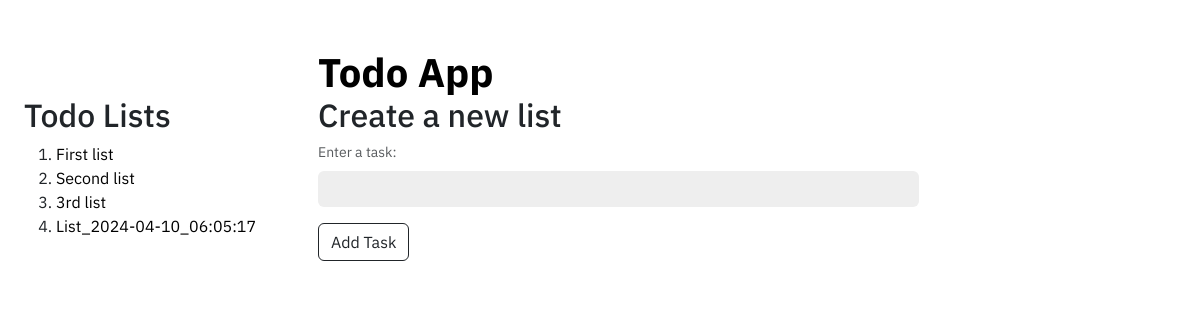
The page /home (signed in) on the database as committed earlier.
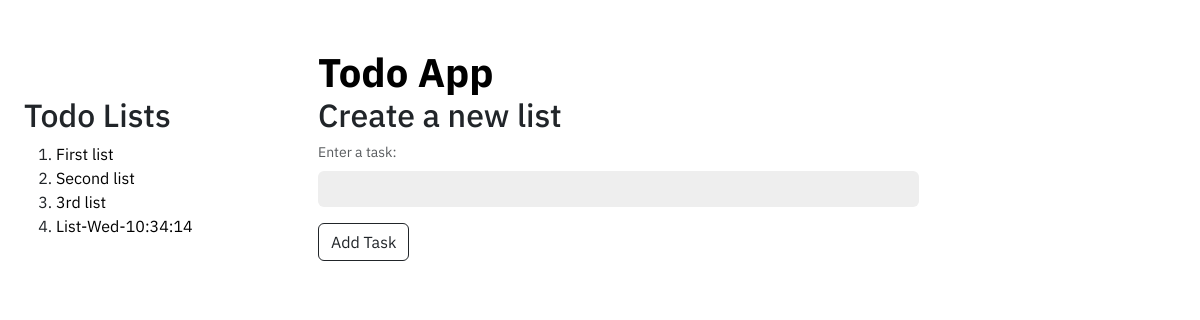
The same page on the database as committed later.
### main.py (models this page shows)
class TodoList(db.Model):
    id: Mapped[int] = mapped_column(primary_key=True)
    list: Mapped[str] = mapped_column(unique=True)
    todo_tasks: Mapped[str] = relationship("TodoTask", back_populates="todolist")
    list_user: Mapped[str] = relationship("User", back_populates="user_list")
    list_user_id: Mapped[str] = mapped_column(ForeignKey("user.id"))

### main.py (the view, shortened to what this page needs)
@app.route('/home', methods=["GET", "POST"])
def index():
    form = TaskForm()
    user = db.session.execute(db.select(User).where(User.id == current_user.id)).scalar()
    list_db = db.session.execute(db.select(TodoList).where(TodoList.list_user_id == user.id)).scalars()
    task_db = db.session.execute(db.select(TodoTask).order_by(TodoTask.id)).scalars()
    return render_template('index.html', list_db=list_db, form=form, logged_in=current_user.is_authenticated)

### main.py
class TaskForm(FlaskForm):
    new_task = StringField(label="Enter a task:", validators=[input_required()], render_kw={"placeholder": "", "class": "form-control mb-3"})
    submit = SubmitField(label="Add Task", render_kw={"class": "btn btn-outline-dark"})

### main.py (called while the page is built)
@login_manager.user_loader
def load_user(user_id):
    return db.session.execute(db.select(User).where(User.id == user_id)).scalar()

    def __call__(self, environ, start_response):
        method = environ.get('HTTP_X_HTTP_METHOD_OVERRIDE', '').upper()
        if method in self.allowed_methods:
            environ['REQUEST_METHOD'] = method
        if method in self.bodyless_methods:
            environ['CONTENT_LENGTH'] = '0'
        return self.app(environ, start_response)

### templates/index.html (shortened to what this page needs)
<!doctype html>
<html lang="en">
  <head>
    <link href="https://cdn.jsdelivr.net/npm/bootstrap@5.3.3/dist/css/bootstrap.min.css" rel="stylesheet">
    <link rel="stylesheet" href="{{ url_for('static', filename='css/style.css') }}">
  </head>
  <body>
    <div class="container-fluid">
      <div class="container-fluid">
        <div class="row">
          <div class="col">
          </div>
          <div class="col-9">
            <a href="{{ url_for('index') }}" class="index-lists"><h1 class="todoapp">Todo App</h1></a>
          </div>
        </div>
        <div class="row">
          <div class="col">
            <h2>Todo Lists</h2>
            <ol class="itemList">
            {% for todo_list in list_db %}
              <li class="link-item">
                <a href="{{ url_for('list_page', list_id=todo_list.id) }}" class="main-link">{{ todo_list.list }}</a>
              </li>
            {% endfor %}
            </ol>
          </div>
          <div class="col-9">
            <h2>Create a new list</h2>
            <form method="POST">
              <div class="form-text">{{ form.new_task.label }}</div>
              {{ form.new_task }}
              {{ form.submit }}
            </form>
          </div>
        </div>
      </div>
    </div>
  </body>
</html>

Rows that differ between the two databases and show on the page:
removed TodoList: list "List_2024-04-10_06:05:17"
added TodoList: list "List-Wed-10:34:14"
